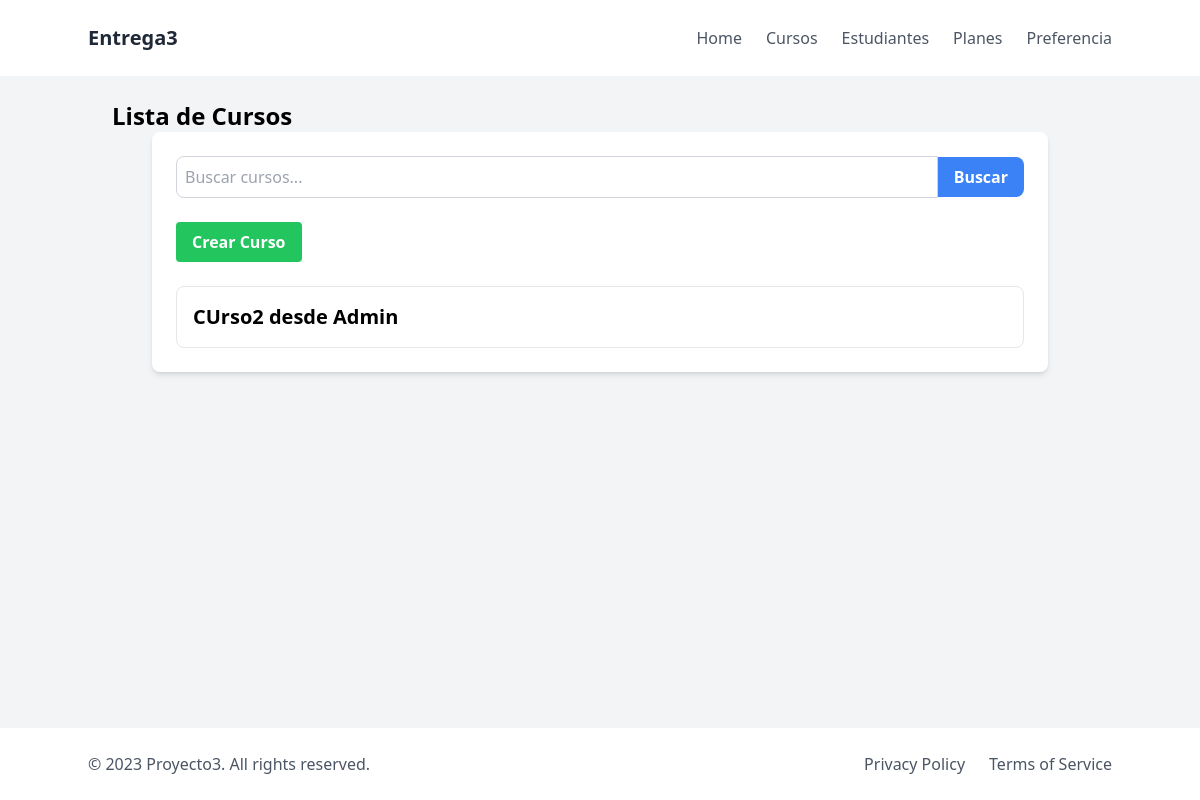
The page /cursos/cursos/ on the database as committed earlier.
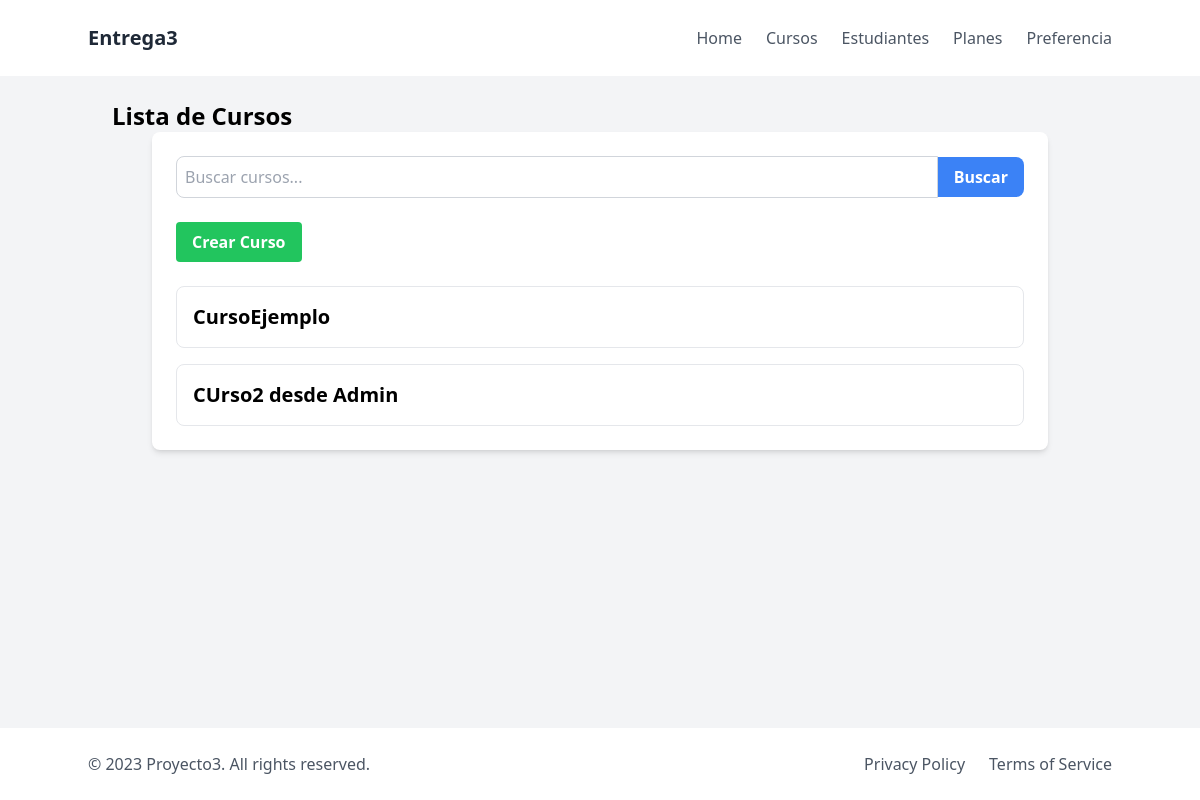
The same page on the database as committed later.
### cursos/models.py (models this page shows, shortened)
class Curso(models.Model):
    nombre = models.CharField(max_length=150, null=False, blank=True, unique=True)
    fecha_creado = models.DateTimeField(default=timezone.now)
    esta_activo = models.BooleanField(default=False)

### cursos/views.py (the view)
# urls.py: path("cursos/", lista_cursos_view, name="lista_cursos"),
def lista_cursos_view(request):
    cursos=Curso.objects.all()
    query=request.GET.get("query","")
    if len(query)>0:
        resultado=cursos.filter(nombre__icontains=query).order_by("-nombre")
    else:
        resultado=cursos.order_by("-nombre")
    return render(request,"cursos/lista_cursos.html", {"cursos":resultado, "query":query}) #aqui pongo el template que creo para mostrar los resultados. La última parte es el contexto

### cursos/templates/cursos/lista_cursos.html
{% extends "cursos/base.html" %} {% block content_title %}
<h1 class="text-2xl font-bold">Lista de Cursos</h1>
{% endblock content_title %} {% block content %}
<div class="max-w-4xl mx-auto bg-white p-6 rounded-lg shadow-md">
  <form method="get" action="{% url 'lista_cursos' %}" class="mb-6">
    <div class="flex items-center">
      <input
        type="text"
        name="query"
        placeholder="Buscar cursos..."
        value="{{ query }}"
        class="flex-grow p-2 border border-gray-300 rounded-l-lg focus:outline-none focus:ring-2 focus:ring-blue-500"
      />
      <button
        type="submit"
        class="bg-blue-500 hover:bg-blue-700 text-white font-bold py-2 px-4 rounded-r-lg"
      >
        Buscar
      </button>
    </div>
  </form>
  <a
    href="{% url 'crear_curso' %}"
    class="bg-green-500 hover:bg-green-700 text-white font-bold py-2 px-4 rounded mb-6 inline-block"
  >
    Crear Curso
  </a>
  <div class="space-y-4">
    {% for curso in cursos %}
    <div class="p-4 border border-gray-200 rounded-lg">
      <h2 class="text-xl font-semibold">{{ curso.nombre }}</h2>
    </div>
    {% empty %}
    <p class="text-gray-600">No se encontraron cursos.</p>
    {% endfor %}
  </div>
</div>
{% endblock content %}

Rows that differ between the two databases and show on the page:
added Curso: nombre "CursoEjemplo"
